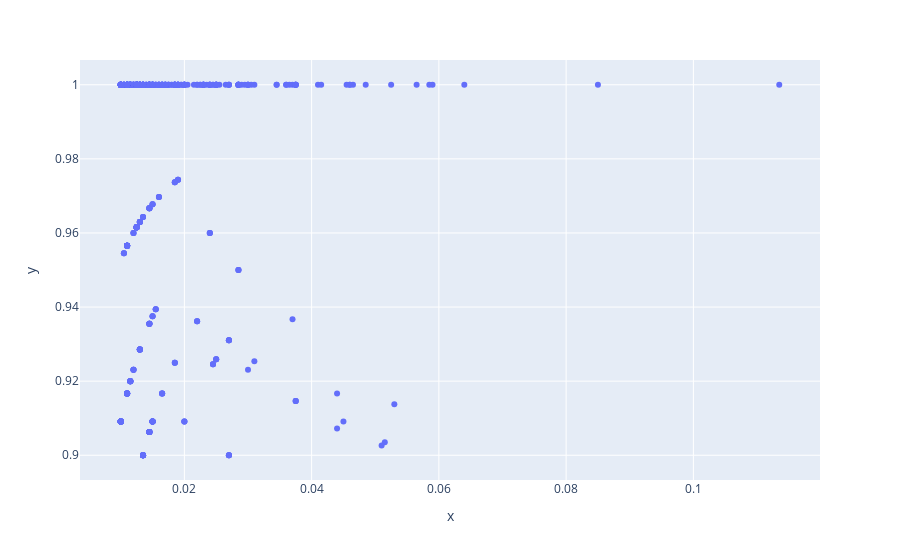

Notebook code cell kept with this figure:
### Code cell
fig = px.scatter(x =rules_final1["support"], y=rules_final1["confidence"])
fig.show()

### Figure 1 — Plotly figure (JSON) as saved in the notebook; plotly's stock layout.template omitted (floating-point values rounded to 4 significant figures; data arrays with more than 128 entries replaced by an {"elided": "..."} marker saying what was removed)
{"data": [{"hovertemplate": "x=%{x}<br>y=%{y}<extra></extra>", "legendgroup": "", "marker": {"color": "#636efa", "symbol": "circle"}, "mode": "markers", "name": "", "orientation": "v", "showlegend": false, "type": "scatter", "x": {"elided": "563 float values"}, "xaxis": "x", "y": {"elided": "563 float values"}, "yaxis": "y"}], "layout": {"legend": {"tracegroupgap": 0}, "margin": {"t": 60}, "xaxis": {"anchor": "y", "domain": [0, 1], "title": {"text": "x"}}, "yaxis": {"anchor": "x", "domain": [0, 1], "title": {"text": "y"}}}}
